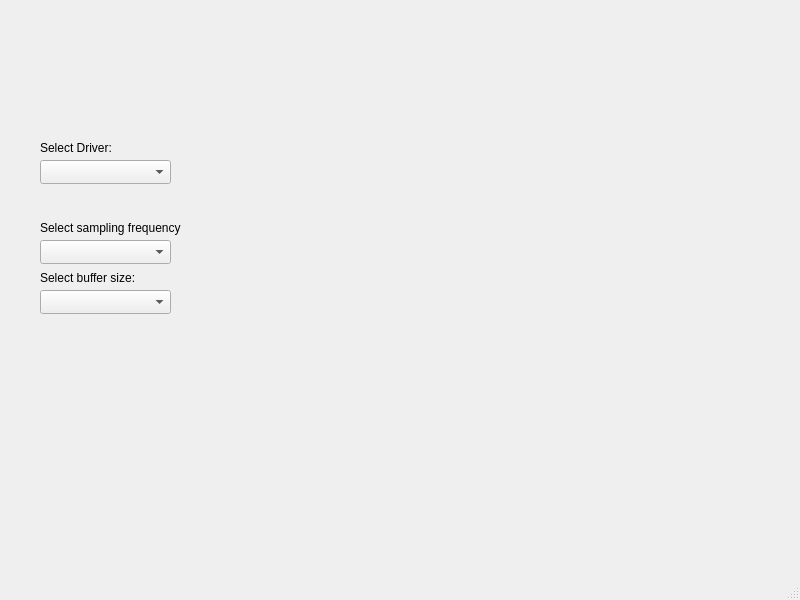
<?xml version="1.0" encoding="UTF-8"?>
<ui version="4.0">
 <class>MainWindow</class>
 <widget class="QMainWindow" name="MainWindow">
  <property name="geometry">
   <rect>
    <x>0</x>
    <y>0</y>
    <width>800</width>
    <height>600</height>
   </rect>
  </property>
  <property name="windowTitle">
   <string>MainWindow</string>
  </property>
  <widget class="QWidget" name="centralwidget">
   <widget class="QComboBox" name="driverCombo">
    <property name="geometry">
     <rect>
      <x>40</x>
      <y>160</y>
      <width>131</width>
      <height>24</height>
     </rect>
    </property>
   </widget>
   <widget class="QLabel" name="selectDriverLabel">
    <property name="geometry">
     <rect>
      <x>40</x>
      <y>140</y>
      <width>131</width>
      <height>16</height>
     </rect>
    </property>
    <property name="text">
     <string>Select Driver:</string>
    </property>
   </widget>
   <widget class="QComboBox" name="sampleFreqCombo">
    <property name="geometry">
     <rect>
      <x>40</x>
      <y>240</y>
      <width>131</width>
      <height>24</height>
     </rect>
    </property>
   </widget>
   <widget class="QComboBox" name="bufferSizeCombo">
    <property name="geometry">
     <rect>
      <x>40</x>
      <y>290</y>
      <width>131</width>
      <height>24</height>
     </rect>
    </property>
   </widget>
   <widget class="QLabel" name="label">
    <property name="geometry">
     <rect>
      <x>40</x>
      <y>220</y>
      <width>141</width>
      <height>16</height>
     </rect>
    </property>
    <property name="text">
     <string>Select sampling frequency:</string>
    </property>
   </widget>
   <widget class="QLabel" name="label_2">
    <property name="geometry">
     <rect>
      <x>40</x>
      <y>270</y>
      <width>131</width>
      <height>16</height>
     </rect>
    </property>
    <property name="text">
     <string>Select buffer size:</string>
    </property>
   </widget>
  </widget>
  <widget class="QMenuBar" name="menubar">
   <property name="geometry">
    <rect>
     <x>0</x>
     <y>0</y>
     <width>800</width>
     <height>21</height>
    </rect>
   </property>
  </widget>
  <widget class="QStatusBar" name="statusbar"/>
 </widget>
 <resources/>
 <connections/>
</ui>
